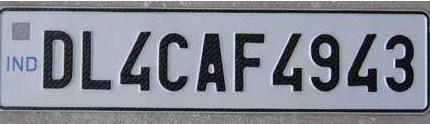
#> input picture car_plate1.png, 430 x 124 px; the run also reads 1 picture not shown here
$ jupyter execute --allow-errors license_plate_detector.ipynb
#> lines starting #> are read from the running program, lines starting #| are printed output that depends on the picture; after the words box and inside, x2 and y2 are one past the last pixel; in counts of white or black regions, pixels touching at a corner belong together
[cell 1]
import cv2
def extract_plate(plate_img): # the function detects and performs blurring on the number plate.


	#Loads the data required for detecting the license plates from cascade classifier.
	plate_cascade = cv2.CascadeClassifier('./indian_license_plate.xml')

	# detects numberplates and returns the coordinates and dimensions of detected license plate's contours.
	plate_rect = plate_cascade.detectMultiScale(plate_img, scaleFactor = 1.3, minNeighbors = 7)
#> plate_rect = ()

	for (x,y,w,h) in plate_rect:
		a,b = (int(0.02*plate_img.shape[0]), int(0.01*plate_img.shape[1])) #parameter tuning
		plate = plate_img[y+a:y+h-a, x+b:x+w-b, :]
		# finally representing the detected contours by drawing rectangles around the edges.
		cv2.rectangle(plate_img, (x,y), (x+w, y+h), (51,51,255), 4)
#> this loop made 0 passes

	return plate_img, plate # returning the processed image.
image= cv2.imread('car_plate2.png')
#> (the rest of this cell did not finish here and is left out)

[cell 2]
import matplotlib.pyplot as plt

[cell 3]
import numpy as np
import cv2

# Match contours to license plate or character template
def find_contours(dimensions, img) :

    # Find all contours in the image
    cntrs, _ = cv2.findContours(img.copy(), cv2.RETR_TREE, cv2.CHAIN_APPROX_SIMPLE)

    # Retrieve potential dimensions
    lower_width = dimensions[0]
    upper_width = dimensions[1]
    lower_height = dimensions[2]
    upper_height = dimensions[3]

    # Check largest 5 or  15 contours for license plate or character respectively
    cntrs = sorted(cntrs, key=cv2.contourArea, reverse=True)[:15]

    ii = cv2.imread('contour1.jpg')

    x_cntr_list = []
    target_contours = []
    img_res = []
    for cntr in cntrs :
        #detects contour in binary image and returns the coordinates of rectangle enclosing it
        intX, intY, intWidth, intHeight = cv2.boundingRect(cntr)

        #checking the dimensions of the contour to filter out the characters by contour's size
        if intWidth > lower_width and intWidth < upper_width and intHeight > lower_height and intHeight < upper_height :
            x_cntr_list.append(intX) #stores the x coordinate of the character's contour, to used later for indexing the contours

            char_copy = np.zeros((44,24))
            #extracting each character using the enclosing rectangle's coordinates.
            char = img[intY:intY+intHeight, intX:intX+intWidth]
            char = cv2.resize(char, (20, 40))

            cv2.rectangle(ii, (intX,intY), (intWidth+intX, intY+intHeight), (50,21,200), 2)
            plt.imshow(ii, cmap='gray')

#             Make result formatted for classification: invert colors
            char = cv2.subtract(255, char)

            # Resize the image to 24x44 with black border
            char_copy[2:42, 2:22] = char
            char_copy[0:2, :] = 0
            char_copy[:, 0:2] = 0
            char_copy[42:44, :] = 0
            char_copy[:, 22:24] = 0

            img_res.append(char_copy) #List that stores the character's binary image (unsorted)

    #Return characters on ascending order with respect to the x-coordinate (most-left character first)

    plt.show()
    #arbitrary function that stores sorted list of character indeces
    indices = sorted(range(len(x_cntr_list)), key=lambda k: x_cntr_list[k])
    img_res_copy = []
    for idx in indices:
        img_res_copy.append(img_res[idx])# stores character images according to their index
    img_res = np.array(img_res_copy)
    return img_res

[cell 4]
# Find characters in the resulting images
def segment_characters(image) :

    # Preprocess cropped license plate image
    img_lp = cv2.resize(image, (333, 75))
    img_gray_lp = cv2.cvtColor(img_lp, cv2.COLOR_BGR2GRAY)
    _, img_binary_lp = cv2.threshold(img_gray_lp, 127, 255, cv2.THRESH_BINARY+cv2.THRESH_OTSU)
    img_binary_lp = cv2.erode(img_binary_lp, (3,3))
    img_binary_lp = cv2.dilate(img_binary_lp, (3,3))

    LP_WIDTH = img_binary_lp.shape[0]
    LP_HEIGHT = img_binary_lp.shape[1]

    # [7 lines of commented-out code are left out]
    dimensions = [LP_WIDTH/6,
                       LP_WIDTH/2,
                       LP_HEIGHT/10,
                       2*LP_HEIGHT/3]
    plt.imshow(img_binary_lp, cmap='gray')
    plt.show()
    cv2.imwrite('contour1.jpg',img_binary_lp)

    # Get contours within cropped license plate
    char_list = find_contours(dimensions, img_binary_lp)
    #cv2.bitwise_not ( char_list, char_list)


    return char_list

[cell 5]
img = cv2.imread('car_plate1.png')
#> img is the input picture: shape (124, 430, 3); mean B, G, R 145.2, 135, 130.8
char = segment_characters(img)
#> in segment_characters, `img_lp = cv2.resize(image, (333, 75))`:
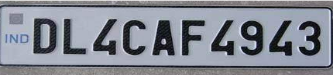
#> img_lp: shape (75, 333, 3); mean B, G, R 145.2, 135, 130.9
#> in segment_characters, `img_gray_lp = cv2.cvtColor(img_lp, cv2.COLOR_BGR2GRAY)`:
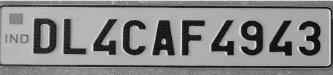
#> img_gray_lp: shape (75, 333); min 2, max 233, mean 135
#> in segment_characters, `_, img_binary_lp = cv2.threshold(img_gray_lp, 127, 255, cv2.THRESH_BIN..`:
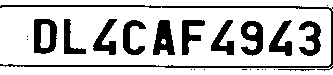
#> img_binary_lp: shape (75, 333); 77.4% white; 24 black regions (12 under 20 px), largest, box (x1, y1, x2, y2) and area: (0, 5, 333, 71) 1448, (34, 19, 57, 54) 521, (153, 20, 175, 55) 507
#> in segment_characters, `img_binary_lp = cv2.erode(img_binary_lp, (3,3))`:
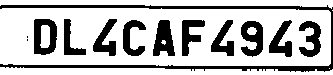
#> img_binary_lp: shape (75, 333); 73% white; 13 black regions (2 under 20 px), largest, box (x1, y1, x2, y2) and area: (0, 5, 333, 72) 2240, (34, 19, 57, 55) 556, (153, 20, 175, 56) 534
#> in segment_characters, `img_binary_lp = cv2.dilate(img_binary_lp, (3,3))`:
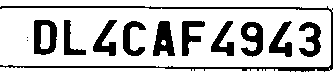
#> img_binary_lp: shape (75, 333); 77.1% white; 13 black regions (2 under 20 px)
#> in find_contours, `cntrs, _ = cv2.findContours(img.copy(), cv2.RETR_TREE, cv2.CHAIN_APPRO..`: cntrs = 18 contours, 3 with area under 20; largest, box (x1, y1, x2, y2) and area: (0, 8, 331, 67) 18754, (0, 0, 333, 12) 1879, (0, 67, 333, 75) 1690, (33, 19, 58, 56) 784, (240, 21, 264, 58) 601
#> in find_contours, `cntrs = sorted(cntrs, key=cv2.contourArea, reverse=True)[:15]`: cntrs = 15 contours; largest, box (x1, y1, x2, y2) and area: (0, 8, 331, 67) 18754, (0, 0, 333, 12) 1879, (0, 67, 333, 75) 1690, (33, 19, 58, 56) 784, (240, 21, 264, 58) 601
#> the loop in find_contours, `for cntr in cntrs :` made 15 passes
#> (intX, intY, intWidth, intHeight) on passes 1 to 12: (0, 8, 331, 59), (0, 0, 333, 12), (0, 67, 333, 8), (33, 19, 25, 37), (240, 21, 24, 37), (152, 20, 24, 37), (181, 20, 25, 37), (298, 21, 24, 37), (268, 20, 25, 38), (92, 19, 26, 38), (122, 20, 25, 37), (210, 20, 25, 37)
#> after the loop in find_contours, `for cntr in cntrs :`:
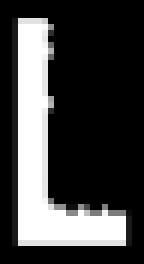
#> char_copy: shape (44, 24) float64 (shown 6 times larger); min 0, max 255, mean 65.5
#> after the loop in find_contours, `for cntr in cntrs :`:
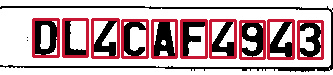
#> ii: shape (75, 333, 3); mean B, G, R 168.9, 164.7, 191
#> after the loop in find_contours, `for cntr in cntrs :`: img_res = 10 items; x_cntr_list = [33, 240, 152, 181, 298, 268, 92, 122, 210, 63]
#> in find_contours, `plt.show()`:
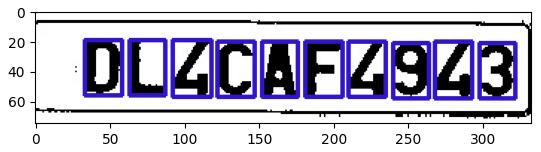
#> figure drawn by matplotlib, 1 panel; B, G, R data is drawn as R, G, B
#> in find_contours, `indices = sorted(range(len(x_cntr_list)), key=lambda k: x_cntr_list[k])`: indices = [0, 9, 6, 7, 2, 3, 8, 1, 5, 4]
#> the loop in find_contours, `for idx in indices:` made 10 passes
#> idx on passes 2 to 10: 9, 6, 7, 2, 3, 8, 1, 5, 4
#> after the loop in find_contours, `for idx in indices:`: img_res_copy = 10 items

[cell 6]
for i in range(10):
    plt.subplot(1, 10, i+1)
    plt.imshow(char[i], cmap='gray')
    plt.axis('off')
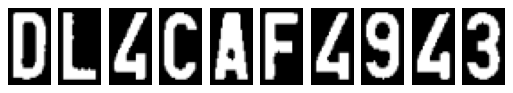
#> figure drawn by matplotlib, 10 panels

### Model for characters

[cell 7]
import tensorflow as tf
#tf.enable_eager_execution()

[cell 8]
from tensorflow.keras.preprocessing.image import ImageDataGenerator
#> (the rest of this cell did not finish here and is left out)

[cell 9]
from tensorflow.keras.models import Sequential
from tensorflow.keras.layers import Dense, Flatten, MaxPooling2D, Dropout, Conv2D
from tensorflow.keras import optimizers

#> (a cell that did not finish here is left out)

[cell 11]
class stop_training_callback(tf.keras.callbacks.Callback):
    def on_epoch_end(self, epoch, logs={}):
        if(logs.get('val_accuracy') > 0.992):
            self.model.stop_training = True

[cell 12]
import datetime
#!rd -r logs
log_dir = "logs\\fit\\" + datetime.datetime.now().strftime('%Y%m%d - %H%M%S')
#> (the rest of this cell did not finish here and is left out)

[cell 13]
batch_size = 1
#> (the rest of this cell did not finish here and is left out)

[cell 14]
# !kill 8400
#%load_ext tensorboard
#%tensorboard --logdir logs/fit

[cell 15]
def fix_dimension(img):
    new_img = np.zeros((28,28,3))
    for i in range(3):
        new_img[:,:,i] = img
    return new_img

def show_results():
    dic = {}
    characters = '0123456789ABCDEFGHIJKLMNOPQRSTUVWXYZ'
    for i,c in enumerate(characters):
        dic[i] = c

    output = []
    for i,ch in enumerate(char): #iterating over the characters
        img_ = cv2.resize(ch, (28,28))
        img = fix_dimension(img_)
        img = img.reshape(1,28,28,3) #preparing image for the model
        y_ = model.predict_classes(img)[0] #predicting the class
        character = dic[y_] #
        output.append(character) #storing the result in a list

    plate_number = ''.join(output)

    return plate_number

#> (the rest of this cell did not finish here and is left out)

#> the loop in show_results, `for i,ch in enumerate(char):` made 1 pass
#> pass 1, in show_results, `img_ = cv2.resize(ch, (28,28))`:
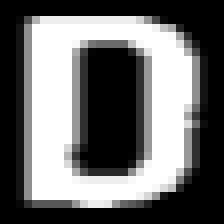
#> img_: shape (28, 28) float64 (shown 8 times larger); min 0, max 255, mean 107.4
#> after the loop in show_results, `for i,ch in enumerate(char):`: output = []
